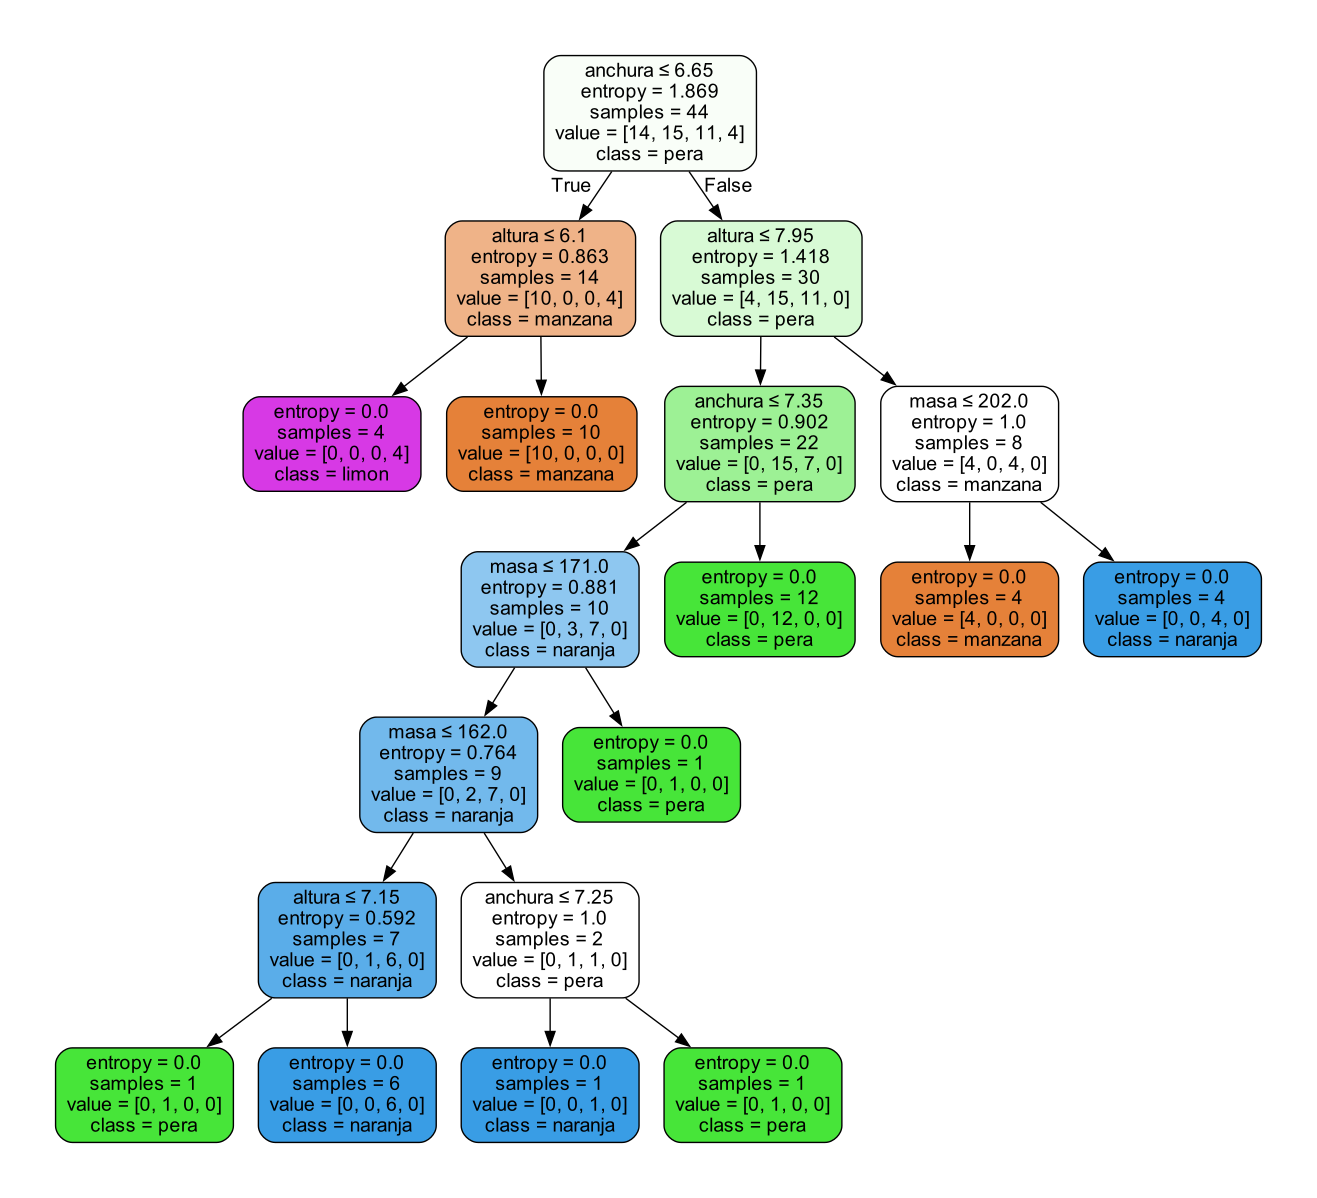

Write the Python code that produced this figure.
# create a decision tree
from sklearn import tree
from sklearn.datasets import load_iris
from sklearn.model_selection import train_test_split
from sklearn.metrics import accuracy_score
import graphviz
import pandas as pd
from sklearn.tree import DecisionTreeClassifier

frutas = pd.read_csv('Base_frutas.csv')

# take masa, anchura, altura into x
x = frutas.drop(['nombre'], axis=1).to_numpy()
print(x)

# take nombre into y
y = frutas['nombre'].to_numpy()
print(y)

# split data into train and test
x_train, x_test, y_train, y_test = train_test_split(
    x, y, test_size=0.25, random_state=0)

# create a decision tree classifier
classifier = DecisionTreeClassifier(criterion='entropy', random_state=0)

classifier.fit(x_train, y_train)

y_pred = classifier.predict(x_test)

print(accuracy_score(y_test, y_pred))

# masa, anchura, altura
pred = classifier.predict([[172., 7.4, 7]])
print(pred)

# visualize
dot_data = tree.export_graphviz(classifier, out_file=None, feature_names=frutas.columns[1:], class_names=frutas['nombre'].unique(
), filled=True, rounded=True, special_characters=True)

graph = graphviz.Source(dot_data)
graph.render("frutas")

graph.view()
